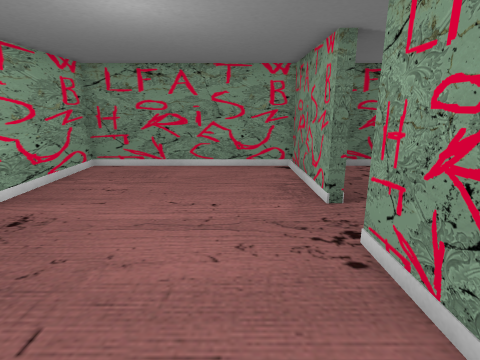
view 1 (above)

12 first-person views from a walk through a Unity game level. The camera is 1.2 m above the floor, tilts 14° down and sees 80° across. The floor is counted in squares, 0.45 m on a side. Each view is taken from the middle of a square. On the plan, view 1 faces up. The plan holds only what a view shows up to about 19 squares ahead; the rest is blank. The place goes on beyond the plan. The player is left out. Some animated figures are not drawn.

view 2
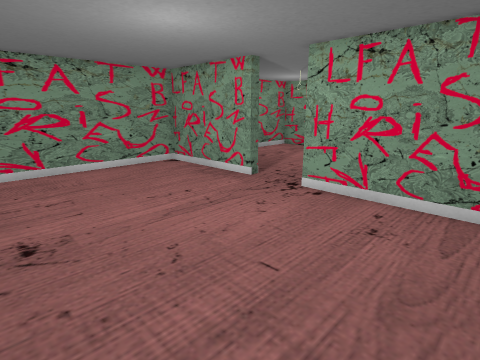

view 3
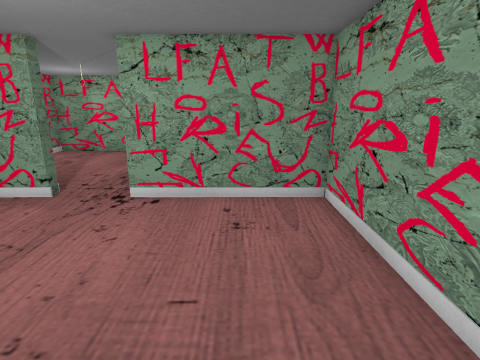

view 4
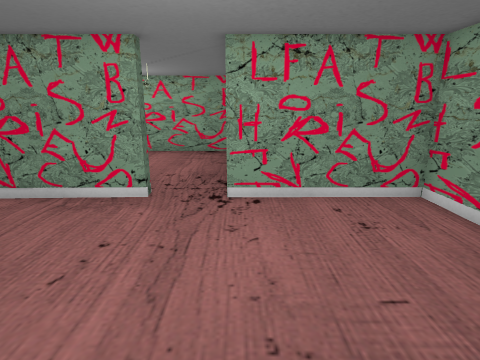

view 5
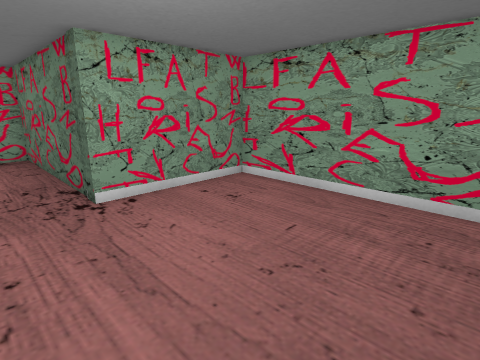

view 6
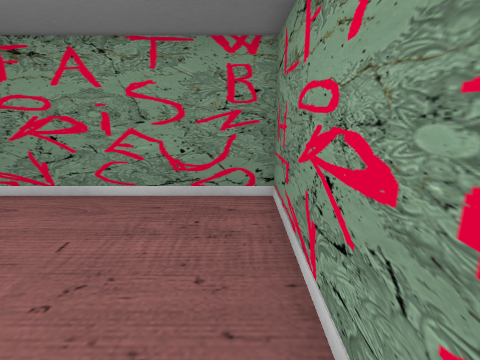

view 7
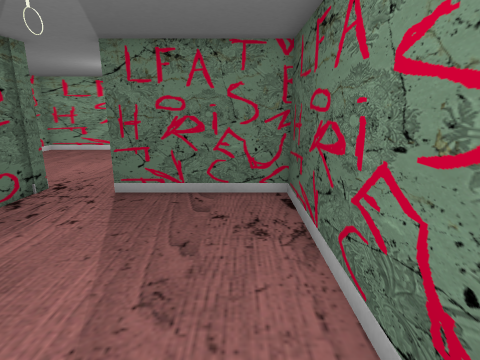

view 8
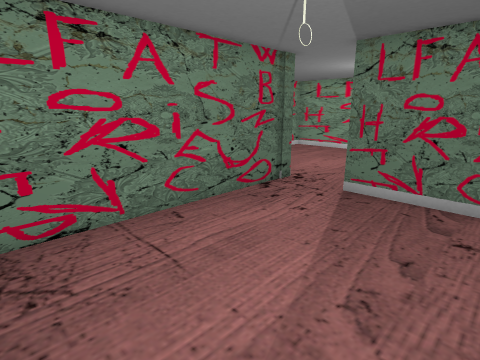

view 9
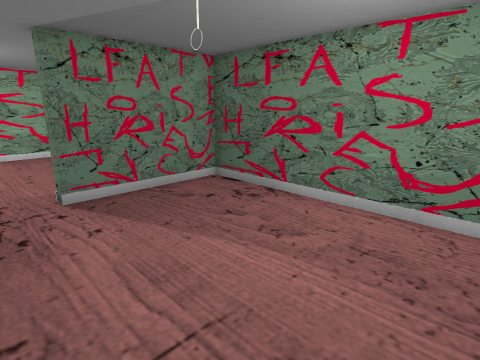

view 10
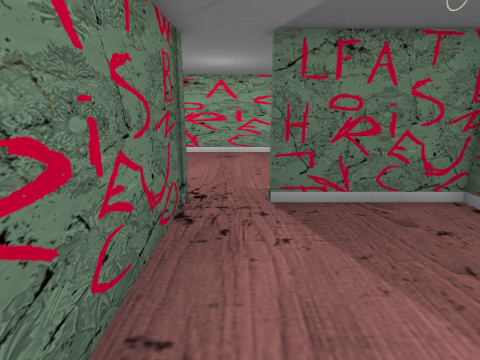

view 11
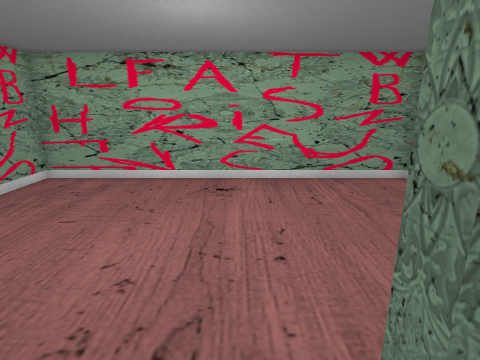

view 12
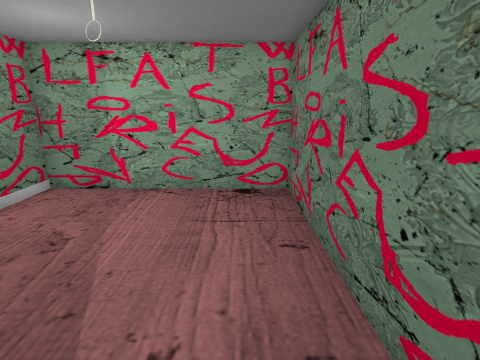

### Floor plan
Points are (right, up) in squares from view 1. A wall is a line through its corners. A room is listed if a view was taken in it or the views show most of it. See-through windows are left out.
Room 1 (views 1, 2, 3, 4, 5, 6, 12)
walls: (3, 7.9) (2.5, 7.9) (2.5, 13.6) (-7.1, 13.6) (-7.1, -0.7) (2.5, -0.7) (2.5, 5.3) (3.5, 5.3)
ways out: opening at (3, 6.5) to room 2
Room 2 (views 7, 8, 9, 10, 11)
walls: (3.5, 5.3) (12.5, 5.3) (12.5, 13.6) (3, 13.6) (3, 7.9)
ways out: opening at (3, 6.5) to room 1
objects: other object (8, 9)

Where each view was taken, in squares from view 1:
view 1: 0 up, 0 right, facing up
view 2: 0 up, 6 left, facing up-right
view 3: 2 up, 6 left, facing right
view 4: 5 up, 6 left, facing right
view 5: 8 up, 6 left, facing down-right
view 6: 8 up, 6 left, facing down
view 7: 12 up, 12 right, facing left
view 8: 12 up, 12 right, facing down-left
view 9: 6 up, 12 right, facing up-left
view 10: 7 up, 11 right, facing left
view 11: 7 up, 4 right, facing left
view 12: 7 up, 3 right, facing right
